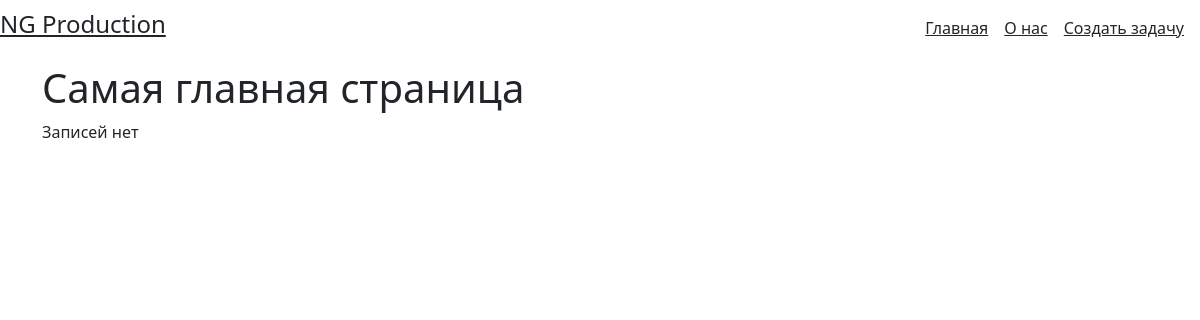
/, run on an earlier commit of the app's database.
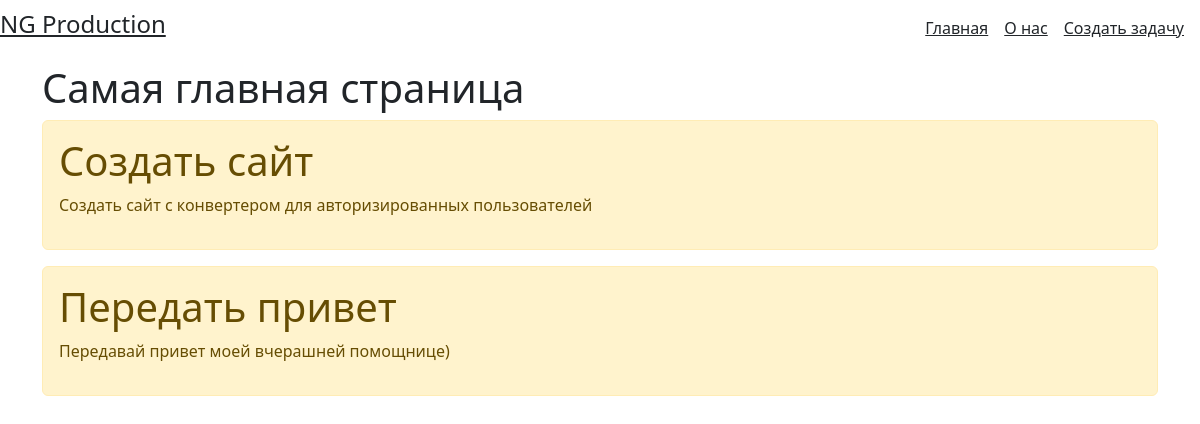
And on a later commit of the database.
### siteD/models.py (models this page shows, shortened)
class Task(models.Model):
    title = models.CharField("Название", max_length=40)
    task = models.TextField("Описание")
    class Meta:
        verbose_name = "Задача"
        verbose_name_plural = "Задачи"

### siteD/views.py (the view)
# urls.py: path('', views.index, name = 'home'),
def index(request):
    zap1 = {
        'title1': 'Главная страница',
        'tasks': models.Task.objects.all()
    }
    return render(request, "siteD/index.html", zap1)

### templates/siteD/index.html (shortened to what this page needs)
{% extends 'siteD/base.html' %}
{%block content%}
<h1>Самая главная страница</h1>
{%if tasks %}
    {% for el in tasks %}
    <div class = "alert alert-warning mt-2">
        <h1>{{el.title}}</h1>
        <p>{{el.task}}</p>
    </div>
    {% endfor %}
{% else %}
<p>Записей нет</p>
{% endif%}
{% endblock%}

### templates/siteD/base.html (shortened to what this page needs)
<!DOCTYPE html>
<html lang="ru">
<head>
    <link rel="stylesheet" href="https://cdn.jsdelivr.net/npm/bootstrap@5.2.3/dist/css/bootstrap.min.css">
</head>
<body>
    <div class="d-flex flex-column flex-md-row align-items-center pb-3 nb-4 border-button">
        <a href="/" class="d-flex align-items-center text-dark">
            <span class="fs-4">NG Production</span>
        </a>
        <nav class="d-inline-flex mt-2 ms-md-auto">
            <a class="me-3 py-2 text-dark" href="{% url 'home'%}">Главная</a>
            <a class="me-3 py-2 text-dark" href="{%url 'about'%}">О нас</a>
            <a class="me-3 py-2 text-dark" href="{% url 'create'%}">Создать задачу</a>
        </nav>
    </div>
    <div class="container">
    {% block content %}{% endblock%}
    </div>
</body>
</html>

What changed in the data, as far as the page shows it:
added Task: title "Создать сайт", task "Создать сайт с конвертером для авторизированных пользователей"
added Task: title "Передать привет", task "Передавай привет моей вчерашней помощнице)"
Also different on the page:
text no longer shown: "Записей нет"
